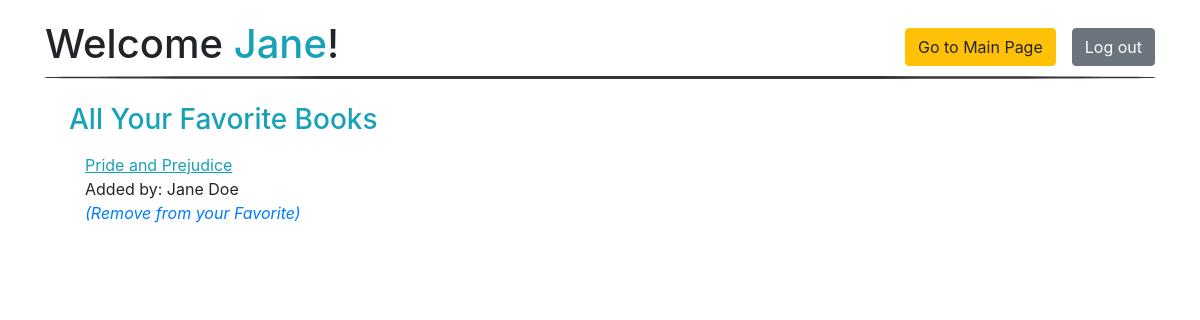
The page /profile/2 (signed in) on the database its author committed.
### app_fav/models.py (models this page shows)
class User(models.Model):
    first_name = models.CharField(max_length = 255)
    last_name = models.CharField(max_length = 255)
    email = models.CharField(max_length = 255)
    password = models.CharField(max_length = 20)
    created_at = models.DateTimeField(auto_now_add = True)
    updated_at = models.DateTimeField(auto_now = True)
    objects = UserManager()

class Book(models.Model):
    title = models.CharField(max_length=255)
    desc = models.TextField()
    uploaded_by = models.ForeignKey(User, related_name = "uploaded_books", on_delete = models.CASCADE)
    users_who_like = models.ManyToManyField(User, related_name = 'liked_books')
    created_at = models.DateTimeField(auto_now_add = True)
    updated_at = models.DateTimeField(auto_now = True)
    objects = BookManager()

### app_fav/views.py (the view)
# urls.py: path('profile/<int:id>', views.user_profile),
def user_profile(request, id):
    if 'userid' not in request.session:
        messages.error(request, "Please login before continuing")
        return redirect('/')
    else:
        logged_user = User.objects.get(id = request.session['userid'])
        context = {
            'logged_user' : logged_user,
            'all_fav_books' : logged_user.liked_books.all()
        }
        return render (request, 'profile.html', context)

### app_fav/templates/profile.html (shortened to what this page needs)
<!DOCTYPE html>
<html lang="en">
<head>
    {% load static %}
        <link rel="stylesheet" href="https://maxcdn.bootstrapcdn.com/bootstrap/4.0.0/css/bootstrap.min.css">
        <link rel="stylesheet" href="{% static 'style.css' %}">
</head>
<body>
    <div class="container profilebody">
        <div class="heading">
            <a class = "float-right mt-2 ml-3 btn btn-secondary" href="/logout">Log out</a>
            <a class = "float-right mt-2 btn btn-warning" href="/books">Go to Main Page</a>
            <h1>Welcome <span class="text-info">{{logged_user.first_name}}</span>!</h1>
            <div class="line"></div>
        </div>
        <div class="likes">
            <h3 class="text-info ml-4 mb-3 mt-4">All Your Favorite Books</h3>
            {% for book in all_fav_books %}
            <ul class="mb-4">
                <li><a class = "text-info underlined" href="/books/{{book.id}}">{{book.title}}</a></li>
                <li>Added by: {{ book.uploaded_by.first_name }} {{ book.uploaded_by.last_name }}</li>
                <li><a href="/remove_from_profile/{{book.id}}"><em>(Remove from your Favorite)</em>
                </a></li>
            </ul>
            {% endfor %}
        </div>
    </div>
</body>

### app_fav/static/style.css (style rules this page uses)
.container { margin: auto; }
.profilebody { margin-top: 20px; }
.btn { margin: auto; }
.line { height: 3px; background-color: rgb(56, 52, 52); border-radius: 40%; margin: auto; }
.likes ul li { list-style-type: none; }
.underlined { text-decoration: underline; }

### rows shown on the page
User: first_name "Jane"
Book: title "Pride and Prejudice", uploaded_by.first_name "Jane", uploaded_by.last_name "Doe"
